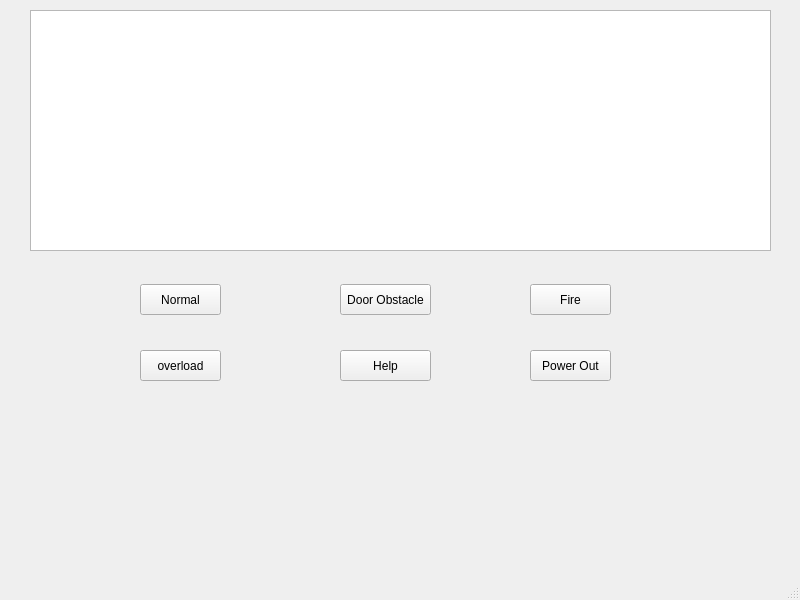
<?xml version="1.0" encoding="UTF-8"?>
<ui version="4.0">
 <class>MainWindow</class>
 <widget class="QMainWindow" name="MainWindow">
  <property name="geometry">
   <rect>
    <x>0</x>
    <y>0</y>
    <width>800</width>
    <height>600</height>
   </rect>
  </property>
  <property name="windowTitle">
   <string>MainWindow</string>
  </property>
  <widget class="QWidget" name="centralwidget">
   <widget class="QListWidget" name="ecsLog">
    <property name="geometry">
     <rect>
      <x>30</x>
      <y>10</y>
      <width>741</width>
      <height>241</height>
     </rect>
    </property>
   </widget>
   <widget class="QPushButton" name="normal">
    <property name="geometry">
     <rect>
      <x>140</x>
      <y>284</y>
      <width>81</width>
      <height>31</height>
     </rect>
    </property>
    <property name="text">
     <string>Normal</string>
    </property>
   </widget>
   <widget class="QPushButton" name="overload">
    <property name="geometry">
     <rect>
      <x>140</x>
      <y>350</y>
      <width>81</width>
      <height>31</height>
     </rect>
    </property>
    <property name="text">
     <string>overload</string>
    </property>
   </widget>
   <widget class="QPushButton" name="doorObstacle">
    <property name="geometry">
     <rect>
      <x>340</x>
      <y>284</y>
      <width>91</width>
      <height>31</height>
     </rect>
    </property>
    <property name="text">
     <string>Door Obstacle</string>
    </property>
   </widget>
   <widget class="QPushButton" name="help">
    <property name="geometry">
     <rect>
      <x>340</x>
      <y>350</y>
      <width>91</width>
      <height>31</height>
     </rect>
    </property>
    <property name="text">
     <string>Help</string>
    </property>
   </widget>
   <widget class="QPushButton" name="fire">
    <property name="geometry">
     <rect>
      <x>530</x>
      <y>284</y>
      <width>81</width>
      <height>31</height>
     </rect>
    </property>
    <property name="text">
     <string>Fire</string>
    </property>
   </widget>
   <widget class="QPushButton" name="power_out">
    <property name="geometry">
     <rect>
      <x>530</x>
      <y>350</y>
      <width>81</width>
      <height>31</height>
     </rect>
    </property>
    <property name="text">
     <string>Power Out</string>
    </property>
   </widget>
  </widget>
  <widget class="QMenuBar" name="menubar">
   <property name="geometry">
    <rect>
     <x>0</x>
     <y>0</y>
     <width>800</width>
     <height>22</height>
    </rect>
   </property>
  </widget>
  <widget class="QStatusBar" name="statusbar"/>
 </widget>
 <resources/>
 <connections/>
</ui>
